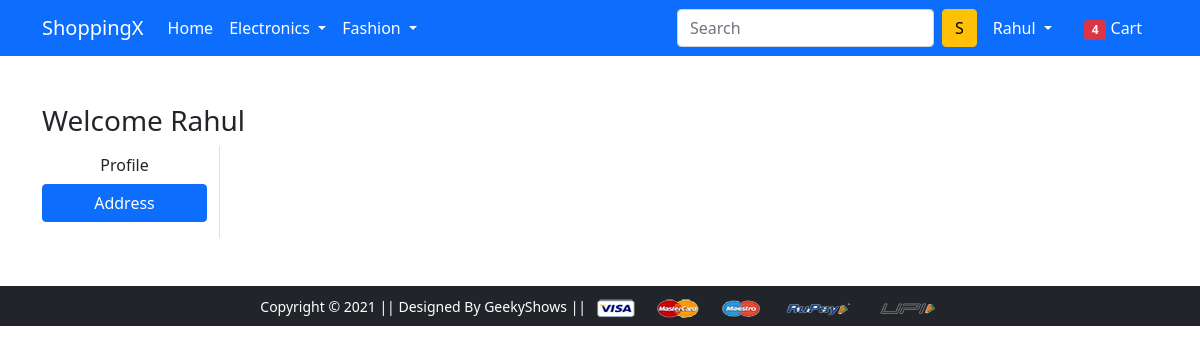
Page /address/ (signed in) on the earlier database version.
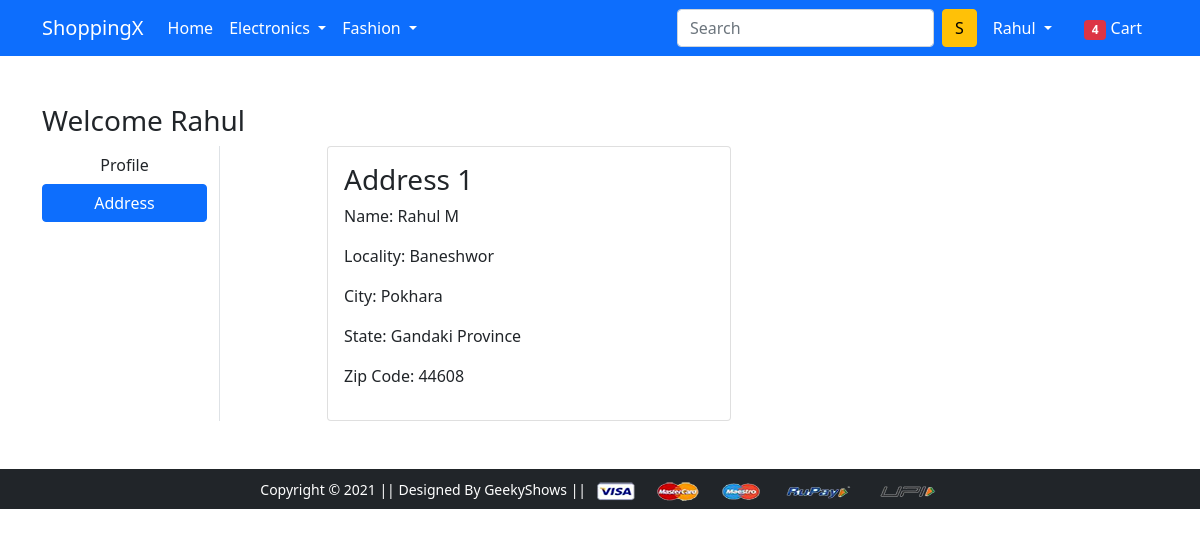
Same page on the later database version.
### app/models.py (models this page shows)
class Customer(models.Model):
    user=models.ForeignKey(User,on_delete=models.CASCADE)
    name=models.CharField(max_length=200)
    locality=models.CharField(max_length=200)
    city=models.CharField(max_length=50)
    zipcode=models.IntegerField()
    state=models.CharField(choices=STATE_CHOICES,max_length=50)

### app/views.py (the view)
# urls.py: path('address/', views.address, name='address'),
@login_required
def address(request):
    add=Customer.objects.filter(user=request.user)
    return render(request, 'app/address.html',{'add':add,'active':'btn-primary'})

### app/templates/app/address.html (shortened to what this page needs)
{% extends 'app/base.html' %}
{% load static %}
{% block main-content %}
<div class="container my-5">
 <div class="row">
 <h3>Welcome <span class="text-capitalize">{{request.user}}</span></h3>
  <div class="col-sm-2 border-end">
   <ul class="list-unstyled">
    <li class="d-grid"><a href="{% url 'profile' %}" class="btn">Profile</a></li>
    <li class="d-grid"><a href="{% url 'address' %}" class="btn {{active}}">Address</a></li>
   </ul>
  </div>
  <div class="col-sm-9 offset-sm-1">
   <div class="row">
    {% for ad in add %}
    <div class="col-sm-6">
     <div class="card">
      <div class="card-body">
       <h3>Address {{forloop.counter}}</h3>
       <p>Name: {{ad.name}}</p>
       <p>Locality: {{ad.locality}}</p>
       <p>City: {{ad.city}}</p>
       <p>State: {{ad.state}}</p>
       <p>Zip Code: {{ad.zipcode}}</p>
      </div>
     </div>
    </div>
    {% endfor %}
   </div>
  </div>
 </div>
</div>
{% endblock main-content %}

Differences in the rows shown:
added Customer: name "Rahul M", locality "Baneshwor", city "Pokhara", state "Gandaki Province", zipcode "44608"
